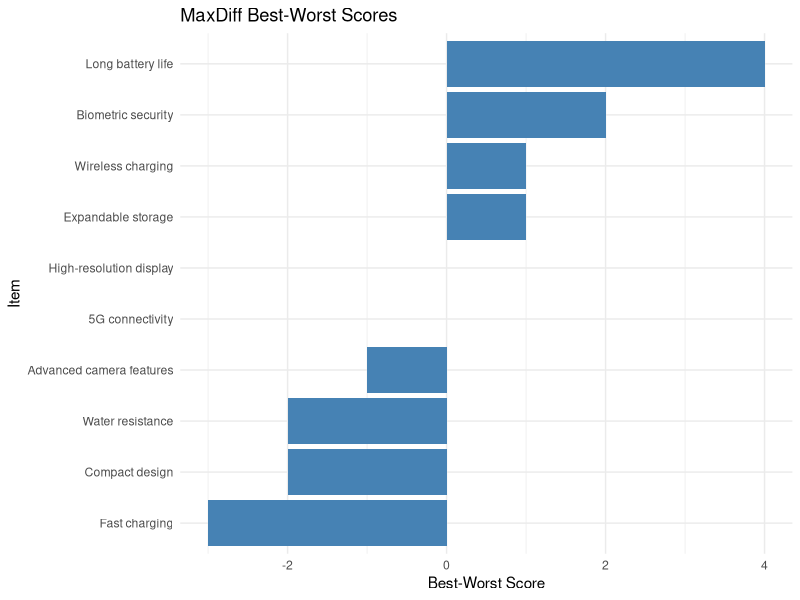
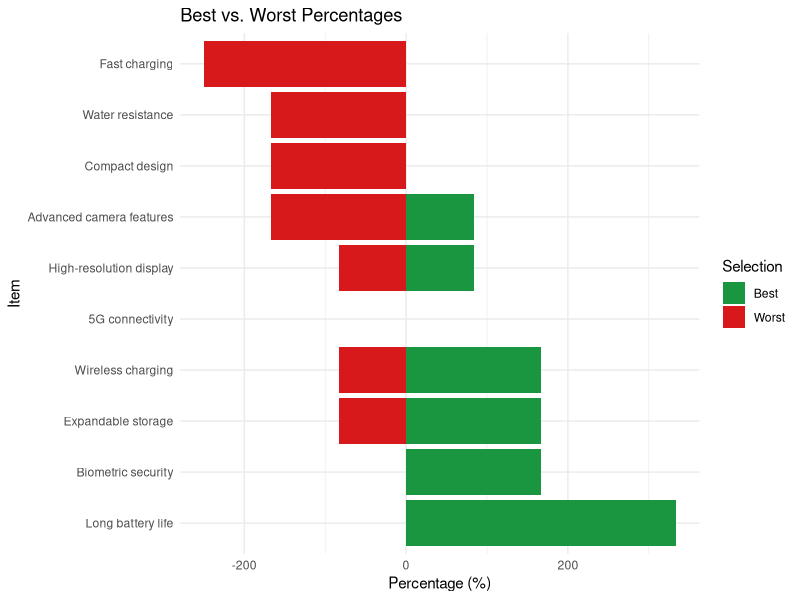
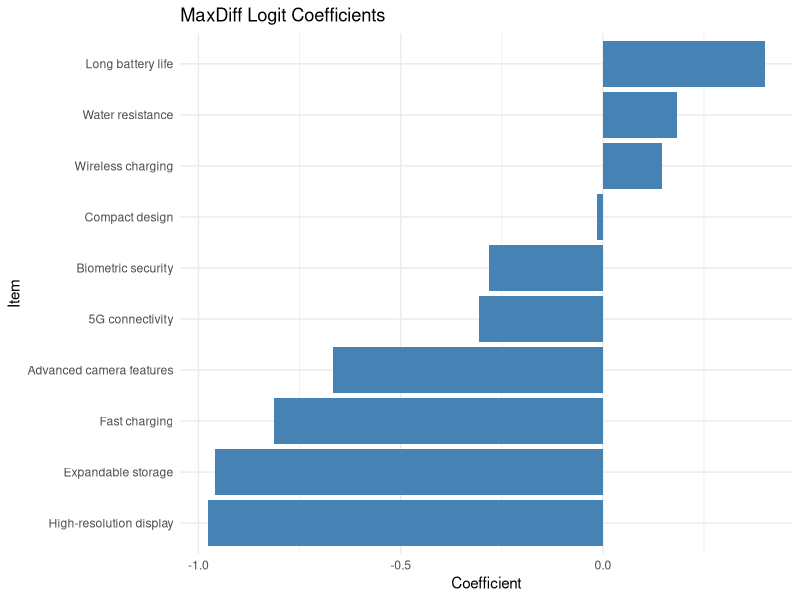
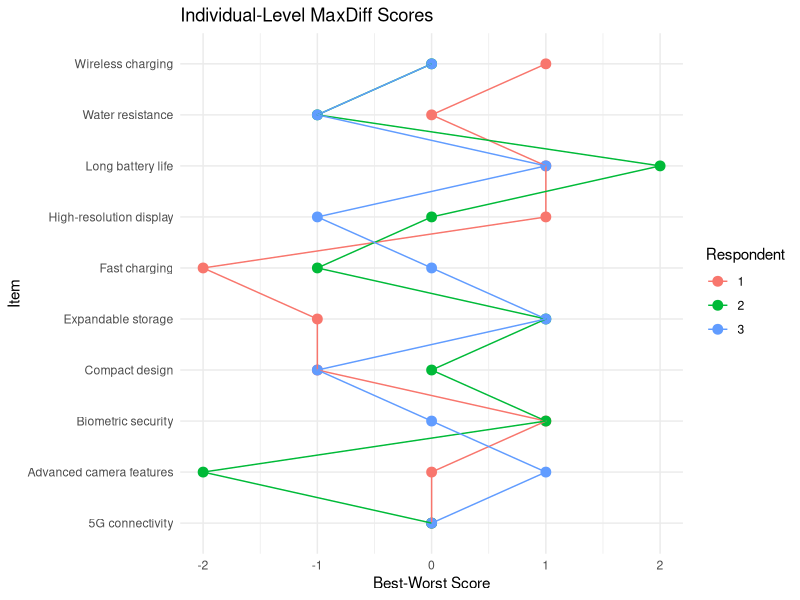

These charts were generated, in order, by the following R code:
## ---- chunk 1
knitr::opts_chunk$set(echo = TRUE, warning = FALSE, message = FALSE)
library(tidyverse)
## ---- chunk 2
# Define the features again for this section
features <- c(
  "Long battery life",
  "Fast charging",
  "High-resolution display",
  "Water resistance",
  "Compact design",
  "Expandable storage",
  "Wireless charging",
  "Advanced camera features",
  "Biometric security",
  "5G connectivity"
)

# Create sample data for this section
set.seed(456)
maxdiff_data_stacked <- tibble(
  resp_id = rep(1:3, each = 16),
  set_id = rep(rep(1:4, each = 4), 3),
  item_id = rep(1:10, 5)[1:48],
  item = features[rep(1:10, 5)[1:48]],
  is_best = 0,
  is_worst = 0
)

# Simulate best and worst choices
for (r in unique(maxdiff_data_stacked$resp_id)) {
  for (s in unique(maxdiff_data_stacked$set_id)) {
    idx <- which(maxdiff_data_stacked$resp_id == r & maxdiff_data_stacked$set_id == s)
    best_idx <- sample(idx, 1)
    worst_idx <- sample(idx[idx != best_idx], 1)
    
    maxdiff_data_stacked$is_best[best_idx] <- 1
    maxdiff_data_stacked$is_worst[worst_idx] <- 1
  }
}
## ---- chunk 3
# Calculate counts for each item
maxdiff_counts <- maxdiff_data_stacked %>%
  group_by(item) %>%
  summarize(
    best_count = sum(is_best),
    worst_count = sum(is_worst),
    b_w_score = best_count - worst_count,
    .groups = "drop"
  ) %>%
  mutate(
    times_shown = sum(maxdiff_data_stacked$is_best) / n(),
    best_pct = best_count / times_shown * 100,
    worst_pct = worst_count / times_shown * 100,
    rescaled_score = (b_w_score / times_shown + 1) / 2 * 100  # Rescale to 0-100
  )

# Sort by B-W score
maxdiff_counts <- maxdiff_counts %>%
  arrange(desc(b_w_score))

# Display results
knitr::kable(maxdiff_counts, digits = 1, 
             caption = "MaxDiff Counts Analysis Results")

# Visualize B-W scores
ggplot(maxdiff_counts, aes(x = reorder(item, b_w_score), y = b_w_score)) +
  geom_bar(stat = "identity", fill = "steelblue") +
  coord_flip() +
  labs(title = "MaxDiff Best-Worst Scores",
       x = "Item", y = "Best-Worst Score") +
  theme_minimal()
## ---- chunk 4
# Visualize best and worst percentages
maxdiff_counts_long <- maxdiff_counts %>%
  select(item, best_pct, worst_pct) %>%
  pivot_longer(
    cols = c(best_pct, worst_pct),
    names_to = "type",
    values_to = "percentage"
  ) %>%
  mutate(
    type = ifelse(type == "best_pct", "Best", "Worst"),
    percentage = ifelse(type == "Worst", -percentage, percentage)
  )

ggplot(maxdiff_counts_long, aes(x = reorder(item, -percentage), y = percentage, fill = type)) +
  geom_bar(stat = "identity") +
  coord_flip() +
  scale_fill_manual(values = c("Best" = "#1a9641", "Worst" = "#d7191c")) +
  labs(title = "Best vs. Worst Percentages",
       x = "Item", y = "Percentage (%)", fill = "Selection") +
  theme_minimal()
## ---- chunk 5
# Prepare data for logit analysis
maxdiff_logit_data <- maxdiff_data_stacked %>%
  mutate(
    choice = case_when(
      is_best == 1 ~ 1,
      is_worst == 1 ~ -1,
      TRUE ~ 0
    )
  ) %>%
  filter(choice != 0)  # Keep only best and worst choices

# Create dummy variables for items
maxdiff_logit_data <- maxdiff_logit_data %>%
  mutate(
    item_dummy = 1,
    choice_sign = choice  # 1 for best, -1 for worst
  )
## ---- chunk 6
# Simplified logit model for MaxDiff
# In a real analysis, you would use a proper logit model

# Create simulated coefficients for demonstration
set.seed(789)
maxdiff_coefs <- data.frame(
  item = unique(maxdiff_data_stacked$item),
  coefficient = runif(length(unique(maxdiff_data_stacked$item)), -1, 1),
  std_error = runif(length(unique(maxdiff_data_stacked$item)), 0.1, 0.3)
)

# Calculate z and p values
maxdiff_coefs <- maxdiff_coefs %>%
  mutate(
    z_value = coefficient / std_error,
    p_value = 2 * (1 - pnorm(abs(z_value))),
    significance = ifelse(p_value < 0.05, "*", "")
  )

# Sort by coefficient
maxdiff_coefs <- maxdiff_coefs %>%
  arrange(desc(coefficient))

# Display results
knitr::kable(maxdiff_coefs, digits = 3, 
             caption = "Simulated MaxDiff Logit Model Results")

# Visualize coefficients
ggplot(maxdiff_coefs, aes(x = reorder(item, coefficient), y = coefficient)) +
  geom_bar(stat = "identity", fill = "steelblue") +
  coord_flip() +
  labs(title = "MaxDiff Logit Coefficients",
       x = "Item", y = "Coefficient") +
  theme_minimal()
## ---- chunk 7
# This is a simplified example of individual-level estimation
# In practice, you would use hierarchical Bayes or similar methods

# Function to estimate individual-level scores
estimate_individual_maxdiff <- function(data, resp_id) {
  # Filter data for specific respondent
  resp_data <- data %>%
    filter(resp_id == !!resp_id)
  
  # Calculate individual counts
  ind_counts <- resp_data %>%
    group_by(item) %>%
    summarize(
      best_count = sum(is_best),
      worst_count = sum(is_worst),
      b_w_score = best_count - worst_count,
      .groups = "drop"
    )
  
  return(ind_counts)
}

# Example for one respondent
individual_scores <- estimate_individual_maxdiff(maxdiff_data_stacked, 1)
knitr::kable(individual_scores, caption = paste("Individual MaxDiff Scores for Respondent 1"))

# Calculate individual scores for all respondents
all_individual_scores <- list()
for (resp in unique(maxdiff_data_stacked$resp_id)) {
  all_individual_scores[[as.character(resp)]] <- estimate_individual_maxdiff(maxdiff_data_stacked, resp)
}

# Combine individual scores
individual_scores_combined <- bind_rows(
  lapply(names(all_individual_scores), function(resp) {
    scores <- all_individual_scores[[resp]]
    scores$resp_id <- as.integer(resp)
    return(scores)
  })
)

# Visualize individual scores
ggplot(individual_scores_combined, aes(x = item, y = b_w_score, color = factor(resp_id))) +
  geom_point(size = 3) +
  geom_line(aes(group = resp_id)) +
  coord_flip() +
  labs(title = "Individual-Level MaxDiff Scores",
       x = "Item", y = "Best-Worst Score", color = "Respondent") +
  theme_minimal()
